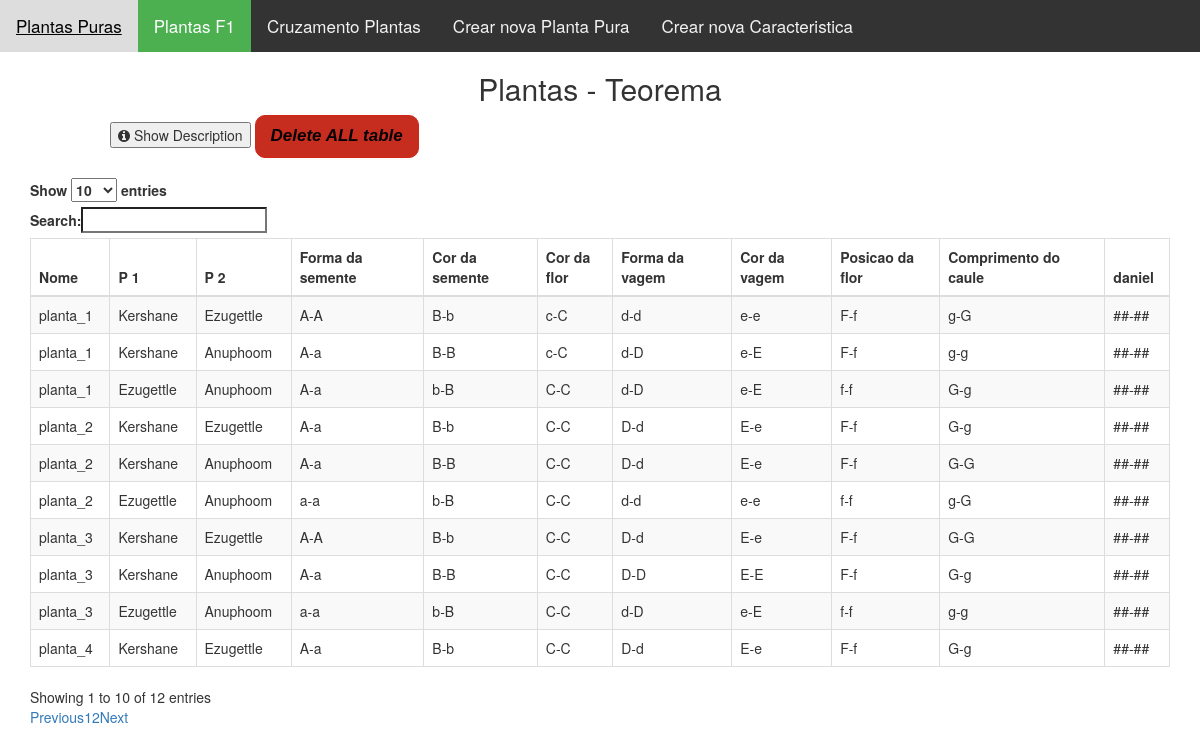
/show/show_f1.php (signed in), run on the app's committed database.
### tables this page shows
CREATE TABLE `caracteristicas` (
  `id` varchar(11) NOT NULL,
  `nome` varchar(100) NOT NULL,
  `valor` varchar(1) NOT NULL,
  `cara` varchar(100) NOT NULL
);

CREATE TABLE `novas_plantas` (
  `id` int(11) NOT NULL,
  `nome` varchar(100) NOT NULL,
  `p_1` varchar(100) NOT NULL,
  `p_2` varchar(100) NOT NULL,
  `cara_1` varchar(11) NOT NULL,
  `cara_2` varchar(11) NOT NULL,
  `cara_3` varchar(11) NOT NULL,
  `cara_4` varchar(11) NOT NULL,
  `cara_5` varchar(11) NOT NULL,
  `cara_6` varchar(11) NOT NULL,
  `cara_7` varchar(11) NOT NULL,
  `cara_8` varchar(15) DEFAULT NULL
);

### read/read_new_plants.php (called while the page is built, shortened)
<?php
    require $_SERVER['DOCUMENT_ROOT'].'/teorema/option/settings.php';
        $stmt = $link->prepare('SELECT * FROM novas_plantas ');
        $stmt->execute();
        $novas_plantas = $stmt->fetchAll();
        $stmt = $link->prepare('SELECT * FROM caracteristicas  ');
        $stmt->execute();
        $cara_plantas = $stmt->fetchAll();
?>

### function/function_new_plants.php (called while the page is built, shortened)
<?php
    require $_SERVER['DOCUMENT_ROOT'].'/teorema/read/read_new_plants.php';
        $show_new_plants = array() ;
    $count_1 = sizeof($novas_plantas) ;
    $count_test = sizeof($cara_plantas) / 2 + 4 ;
    $calc_test = array() ;
    for($i = 0 ; $i < $count_1 ; $i++){
      $new = array() ;
      for($j = 4 ; $j < $count_test ; $j++){
        $new[] = array(
                          str_split($novas_plantas[$i][$j],2)
                          );
      }
      $calc_test[] = array($novas_plantas[$i][1] ,$novas_plantas[$i][2] ,$novas_plantas[$i][3] ,$new) ;
    }
    $count = sizeof($cara_plantas) / 2 ;
    $count_2 = sizeof($cara_plantas) ;
    for($i = 0 ; $i < $count_1 ; $i++){
      $test_planta = array() ;
      for($j = 0 ; $j < $count ; $j++){
        $set_0 = 0 ;
        $set_1 = 0 ;
        $set_0_t  = 0 ;
        $set_1_t  = 0 ;
        for($z = 0 ; $z < $count_2 ; $z++){
          if($calc_test[$i][3][$j][0][0] == $cara_plantas[$z][0] ){
            $cara_1_0 = array($cara_plantas[$z][0] , $cara_plantas[$z][1] , $cara_plantas[$z][2] , $cara_plantas[$z][3] ) ;
            $set_0 = 1 ;
          }
          if($calc_test[$i][3][$j][0][1] == $cara_plantas[$z][0] ){
            $cara_1_1 = array($cara_plantas[$z][0] , $cara_plantas[$z][1] , $cara_plantas[$z][2] , $cara_plantas[$z][3] ) ;
            $set_1  = 1 ;
          }
          if($calc_test[$i][3][$j][0][0] === '##' ){
            $cara_1_0 = array('##' , 'Undifiend' , '##' , 'Undifiend' ) ;
            $set_0_t  = 1 ;
          }
          if($calc_test[$i][3][$j][0][1] === '##' ){
            $cara_1_1 = array('##' , 'Undifiend' , '##' , 'Undifiend' ) ;
            $set_1_t  = 1 ;
          }
          if($set_0 == 1 && $set_1 == 1 ){
            $test_planta[] = array($cara_1_0 , $cara_1_1);
            $z = $count_2 ;
            $cara_1_0 = array() ;
            $cara_1_1 = array() ;
          }
          if($set_0_t == 1 && $set_1_t == 1 ){
            $test_planta[] = array($cara_1_0 , $cara_1_1);
            $z = $count_2 ;
            $cara_1_0 = array() ;
            $cara_1_1 = array() ;
          }
        }
      }
      $show_new_plants[] = array( $calc_test[$i][0] , $calc_test[$i][1] , $calc_test[$i][2] , $test_planta) ;
    }
?>

### show/show_f1.php (the view, shortened to what this page needs)
<?php
  require $_SERVER['DOCUMENT_ROOT'].'/teorema/function/function_new_plants.php';
?>
<!DOCTYPE html>
<html>
  <head>
    <div class="topnav" id="myTopnav">
      <a href="show_p1.php" >Plantas Puras</a>
      <a href="show_f1.php" class="active">Plantas F1</a>
      <a href="show_cross_plants.php">Cruzamento  Plantas</a>
      <a href="show_create_new_p.php">Crear nova Planta Pura</a>
      <a href="show_create_cara.php">Crear nova Caracteristica</a>
    </div>
    <h2 align="center">Plantas - Teorema</h2>
    <link rel="stylesheet" href="https://maxcdn.bootstrapcdn.com/bootstrap/3.3.6/css/bootstrap.min.css" />
    <link rel="stylesheet" href="https://cdn.datatables.net/1.10.12/css/dataTables.bootstrap.min.css" />
    <link rel="stylesheet" href="https://cdnjs.cloudflare.com/ajax/libs/font-awesome/4.7.0/css/font-awesome.min.css">
  </head>
  <body>
    <button style= "margin-left: 110px ;" onclick="myFunction()"><i class="fa fa-info-circle"></i></i> Show Description  </button>
    <a href="../function/function_delete_f1.php" class="myButton">Delete ALL table</a>
    <br><br>
    <div class="container">
        <div class="table-responsive">
        <table id="employee_data" class="table table-striped table-bordered">
            <thead>
            <tr>
                <th>Nome</th>
                <th>P 1</th>
                <th>P 2</th>
                <?php
                $count = sizeof($cara_plantas) ;
                for($i = 0 ; $i < $count ; $i++ ){
                    if(ctype_upper( $cara_plantas[$i][2])){
                        echo '  <th> '.$cara_plantas[$i][1].' </th>  ';
                    }
                }
                ?>
            </tr>
            </thead>
            <tbody>
            <?php
                $count = sizeof($show_new_plants) ;
                $count_cara = sizeof($cara_plantas) / 2 ;
                for($i = 0 ; $i < $count ; $i++){
                    echo '
                    <tr>
                            <td> '.$show_new_plants[$i][0].'</td>
                            <td> '.$show_new_plants[$i][1].'</td>
                            <td> '.$show_new_plants[$i][2].'</td>
                            ';
                            for($j = 0 ; $j < $count_cara ; $j++){
                              if(isset($show_new_plants[$i][3][$j][0][2])){
                                  echo '
                                  <td> '.$show_new_plants[$i][3][$j][0][2].'-'.$show_new_plants[$i][3][$j][1][2].' </td>
                                  ';
                              }else{
                                echo '
                                <td> undefiend </td>
                                ';
                              }
                            }
                            echo '
                    </tr>
                  ';
                }
            ?>
            </tbody>
        </table>
        </div>
    </div>
  </body>
</html>

### show/show_f1.php (style rules this page uses)
.topnav { overflow: hidden; background-color: #333; }
.topnav a { float: left; display: block; color: #f2f2f2; text-align: center; padding: 14px 16px; text-decoration: none; font-size: 17px; }
.topnav a.active { background-color: #4CAF50; color: white; }
.myButton { background-color:#c62d1f; border-radius:10px; border:1px solid #d02718; display:inline-block; cursor:pointer; color:#050005; font-family:Arial; font-size:17px; font-weight:bold; font-style:italic; padding:8px 15px; text-decoration:none; }

### data on the page
caracteristicas: nome "Forma da semente", valor "A"
caracteristicas: nome "Cor da semente", valor "B"
caracteristicas: nome "Cor da flor", valor "C"
caracteristicas: nome "Forma da vagem", valor "D"
caracteristicas: nome "Cor da vagem", valor "E"
caracteristicas: nome "Posicao da flor", valor "F"
caracteristicas: nome "Comprimento do caule", valor "G"
caracteristicas: nome "daniel"
novas_plantas: nome "planta_1", p_1 "Kershane", p_2 "Ezugettle", j "##"
caracteristicas: valor "b"
caracteristicas: valor "c"
caracteristicas: valor "d"
caracteristicas: valor "e"
caracteristicas: valor "f"
caracteristicas: valor "g"
novas_plantas: nome "planta_2", p_1 "Kershane", p_2 "Ezugettle", j "##"
caracteristicas: valor "a"
novas_plantas: nome "planta_3", p_1 "Kershane", p_2 "Ezugettle", j "##"
novas_plantas: nome "planta_4", p_1 "Kershane", p_2 "Ezugettle", j "##"
novas_plantas: nome "planta_1", p_1 "Kershane", p_2 "Anuphoom", j "##"
novas_plantas: nome "planta_2", p_1 "Kershane", p_2 "Anuphoom", j "##"
novas_plantas: nome "planta_3", p_1 "Kershane", p_2 "Anuphoom", j "##"
novas_plantas: nome "planta_1", p_1 "Ezugettle", p_2 "Anuphoom", j "##"
novas_plantas: nome "planta_2", p_1 "Ezugettle", p_2 "Anuphoom", j "##"
novas_plantas: nome "planta_3", p_1 "Ezugettle", p_2 "Anuphoom", j "##"
